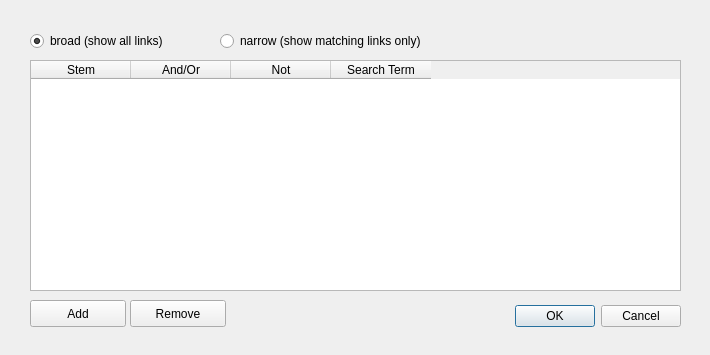
<?xml version="1.0" encoding="UTF-8"?>
<ui version="4.0">
 <class>ovQTextSearchDialog</class>
 <widget class="QDialog" name="ovQTextSearchDialog">
  <property name="geometry">
   <rect>
    <x>0</x>
    <y>0</y>
    <width>710</width>
    <height>355</height>
   </rect>
  </property>
  <property name="windowTitle">
   <string>Dialog</string>
  </property>
  <widget class="QDialogButtonBox" name="buttonBox">
   <property name="geometry">
    <rect>
     <x>340</x>
     <y>300</y>
     <width>341</width>
     <height>32</height>
    </rect>
   </property>
   <property name="orientation">
    <enum>Qt::Horizontal</enum>
   </property>
   <property name="standardButtons">
    <set>QDialogButtonBox::Cancel|QDialogButtonBox::Ok</set>
   </property>
  </widget>
  <widget class="QTableWidget" name="termTableWidget">
   <property name="geometry">
    <rect>
     <x>30</x>
     <y>60</y>
     <width>651</width>
     <height>231</height>
    </rect>
   </property>
   <column>
    <property name="text">
     <string>Stem</string>
    </property>
    <property name="textAlignment">
     <set>AlignHCenter|AlignVCenter|AlignCenter</set>
    </property>
   </column>
   <column>
    <property name="text">
     <string>And/Or</string>
    </property>
    <property name="textAlignment">
     <set>AlignHCenter|AlignVCenter|AlignCenter</set>
    </property>
   </column>
   <column>
    <property name="text">
     <string>Not</string>
    </property>
    <property name="textAlignment">
     <set>AlignHCenter|AlignVCenter|AlignCenter</set>
    </property>
   </column>
   <column>
    <property name="text">
     <string>Search Term</string>
    </property>
   </column>
  </widget>
  <widget class="QPushButton" name="addPushButton">
   <property name="geometry">
    <rect>
     <x>30</x>
     <y>300</y>
     <width>96</width>
     <height>27</height>
    </rect>
   </property>
   <property name="text">
    <string>Add</string>
   </property>
  </widget>
  <widget class="QPushButton" name="removePushButton">
   <property name="geometry">
    <rect>
     <x>130</x>
     <y>300</y>
     <width>96</width>
     <height>27</height>
    </rect>
   </property>
   <property name="text">
    <string>Remove</string>
   </property>
  </widget>
  <widget class="QRadioButton" name="broadRadioButton">
   <property name="geometry">
    <rect>
     <x>30</x>
     <y>30</y>
     <width>181</width>
     <height>22</height>
    </rect>
   </property>
   <property name="text">
    <string>broad (show all links)</string>
   </property>
   <property name="checked">
    <bool>true</bool>
   </property>
  </widget>
  <widget class="QRadioButton" name="narrowRadioButton">
   <property name="geometry">
    <rect>
     <x>220</x>
     <y>30</y>
     <width>301</width>
     <height>22</height>
    </rect>
   </property>
   <property name="text">
    <string>narrow (show matching links only)</string>
   </property>
  </widget>
 </widget>
 <resources/>
 <connections>
  <connection>
   <sender>buttonBox</sender>
   <signal>accepted()</signal>
   <receiver>ovQTextSearchDialog</receiver>
   <slot>accept()</slot>
   <hints>
    <hint type="sourcelabel">
     <x>248</x>
     <y>254</y>
    </hint>
    <hint type="destinationlabel">
     <x>157</x>
     <y>274</y>
    </hint>
   </hints>
  </connection>
  <connection>
   <sender>buttonBox</sender>
   <signal>rejected()</signal>
   <receiver>ovQTextSearchDialog</receiver>
   <slot>reject()</slot>
   <hints>
    <hint type="sourcelabel">
     <x>316</x>
     <y>260</y>
    </hint>
    <hint type="destinationlabel">
     <x>286</x>
     <y>274</y>
    </hint>
   </hints>
  </connection>
 </connections>
</ui>
